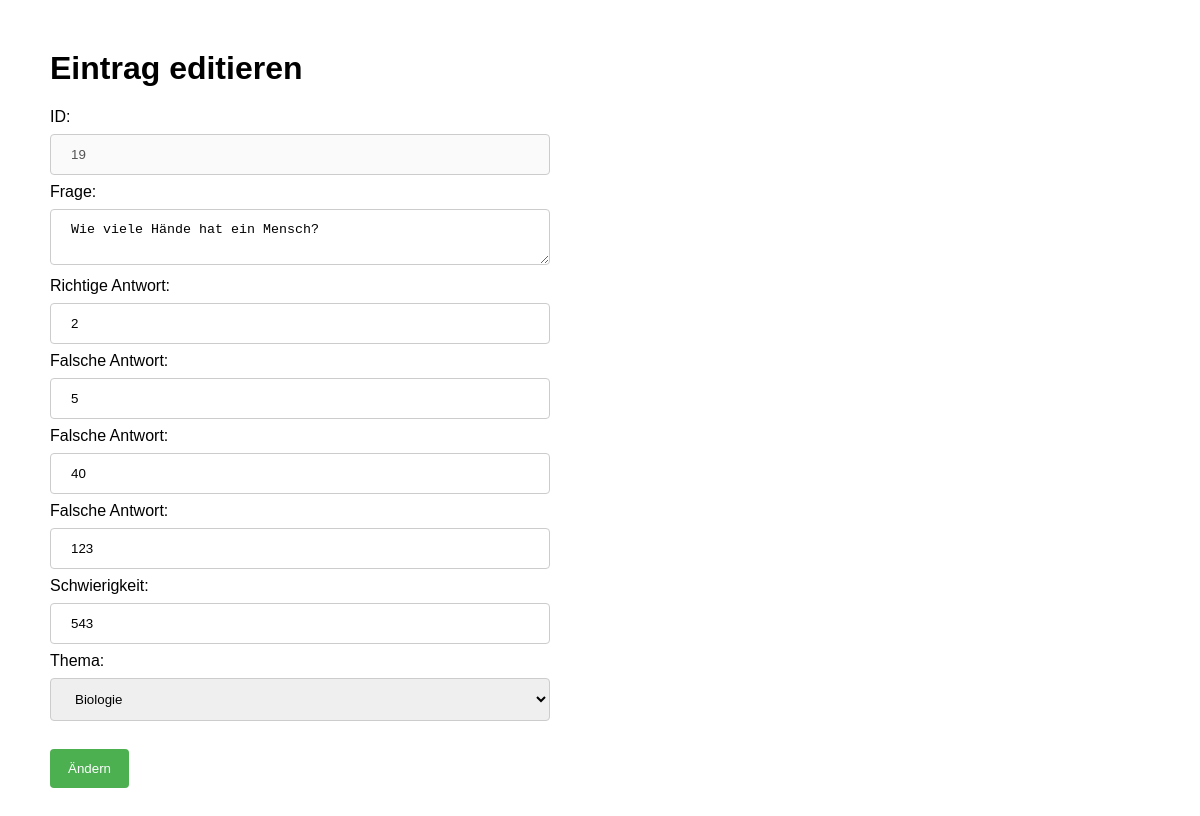
The page /editfrage.php?edit=19 on the database its author committed.
### tables this page shows
CREATE TABLE `fragen` (
  `id` int(11) NOT NULL,
  `frage` text NOT NULL,
  `antwort1` text NOT NULL,
  `antwort2` text NOT NULL,
  `antwort3` text NOT NULL,
  `antwort4` text NOT NULL,
  `schwer` int(11) NOT NULL,
  `thema` text NOT NULL
);

### config.php (called while the page is built, shortened)
<?php
$themen = array(
    "Sonstiges",
    "Chemie",
    "Biologie",
    "Physik",
    "Mathematik",
    "Informatik",
    "Technik"
);
?>

### editfrage.php (the view, shortened to what this page needs)
<!DOCTYPE html>
<html>
<head>
</head>
<body>
<h1>Eintrag editieren</h1>
<?php
include("config.php");
$pdo = new PDO("mysql:host=".$db_host.";dbname=".$db_name,$db_user,$db_pass);
$editquestion = $_GET["edit"] ?? 0;
try {
    $editId = intval($editquestion);
} catch (Exception $e) {
    $editId = 0;
}
$statement = $pdo->prepare("SELECT id, frage, antwort1, antwort2, antwort3, antwort4, schwer, thema FROM fragen WHERE id = ?");
$statement->execute(array($editId));
?>
<?php while ($row = $statement->fetch()) { ?>
    <form action='editfrage.php<?php echo "?edit=".$row['id']; ?>' method='post'>
        ID:<br>
        <input name='id' type="number" value="<?php echo $row['id'] ?>" disabled=true>
        <br>
        Frage:<br>
        <textarea name='frage'><?php echo $row['frage'] ?></textarea>
        <br>
        Richtige Antwort:<br>
        <input name='antwort1' type='text' value="<?php echo $row['antwort1'] ?>">
        <br>
        Falsche Antwort:<br>
        <input name='antwort2' type='text' value="<?php echo $row['antwort2'] ?>">
        <br>
        Falsche Antwort:<br>
        <input name='antwort3' type='text' value="<?php echo $row['antwort3'] ?>">
        <br>
        Falsche Antwort:<br>
        <input name='antwort4' type='text' value="<?php echo $row['antwort4'] ?>">
        <br>
        Schwierigkeit:<br>
        <input name='schwer' type='number' value="<?php echo $row['schwer'] ?>">
        <br>
        Thema:<br>
        <select name='thema' value="<?php  ?>">
<?php
foreach($themen as $thema) {
    echo "<option" . ($thema == $row['thema'] ? " selected=true>" : ">") . $thema . "</option>";
}
?>
        </select>
        <br><br>
        <button>Ändern</button>
    </form>
<?php
}
?>
</body>
</html>

### editfrage.php (style rules this page uses)
body { margin: 50px; font-family: "Arial"; }
input[type=text], input[type=number], select, textarea { width: 500px; padding: 12px 20px; margin: 8px 0; display: inline-block; border: 1px solid #ccc; border-radius: 4px; box-sizing: border-box; }
button { background-color: #4CAF50; color: white; padding: 12px 18px; margin: 2px 0; border: none; border-radius: 4px; cursor: pointer; }

### rows shown on the page
fragen: id "19", frage "Wie viele Hände hat ein Mensch?", antwort1 "2", antwort2 "5", antwort3 "40", antwort4 "123", schwer "543", thema "Biologie"
